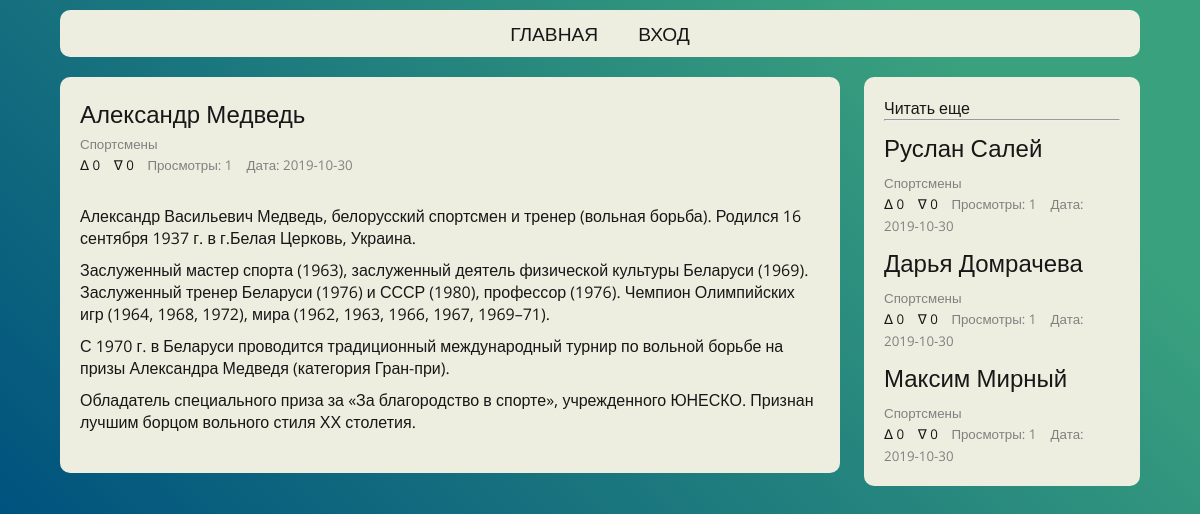
Before: /pages/article.php?id=61 with the older database file.
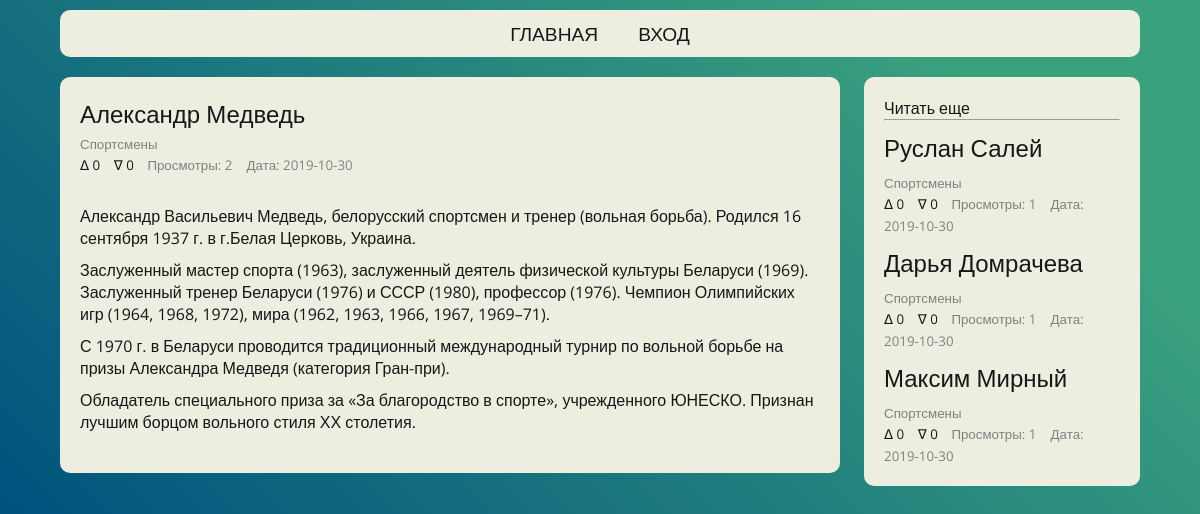
After: the same page with the newer database file.
### tables this page shows
CREATE TABLE `articles` (
  `id` int(11) NOT NULL,
  `title` varchar(255) NOT NULL,
  `text` text NOT NULL,
  `pubdate` datetime DEFAULT current_timestamp(),
  `views` int(11) NOT NULL DEFAULT 0,
  `likes` int(11) NOT NULL DEFAULT 0,
  `dislikes` int(11) NOT NULL DEFAULT 0,
  `category_id` varchar(20) NOT NULL
);

CREATE TABLE `categories` (
  `id` int(11) NOT NULL,
  `title` varchar(100) NOT NULL,
  `description` varchar(255) NOT NULL
);

### includes/post-info.php (the view, shortened to what this page needs)
<div class="post-info">
	<a class="post-title" href="article.php?id=<?php echo $post['id'] ?><?php echo @$change_info ?>">
		<span><?php echo $post['title'] ?></span>
	</a>
	<small class="categories">
		<?php
			$categories = mysqli_query($connection, 'SELECT * FROM `categories`');
			if (mysqli_num_rows($categories) > 0)
				$post_categories = $post['category_id'];
				while ($cat = mysqli_fetch_assoc($categories)) {
					if (strpos($post_categories, ' ' . $cat['id'] . ',') !== false) {
						?>
						<a href="category.php?cat=<?php echo $cat['id'] ?>"><?php echo $cat['title'] ?></a><?php
					}
				}
		?>
	</small>
	<div class="post-meta">
		<small class="likes">
			<button id="likes-<?php echo $post['id'] ?>" type="button" onclick="Rating(<?php echo $post['id'] ?>, 1, 'likes-<?php echo $post['id'] ?>')">&#5123; <?php echo $post['likes'] ?></button>
	    </small>
		<small class="dislikes">
			<button id="dislikes-<?php echo $post['id'] ?>" type="button" onclick="Rating(<?php echo $post['id'] ?>, 0, 'dislikes-<?php echo $post['id'] ?>')">&#5121; <?php echo $post['dislikes'] ?></button>
		</small>
		<small class="views">Просмотры: <?php echo $post['views'] ?></small>
		<small class="pubdate">Дата: <?php for($i = 0; $i < 10; $i++) {echo $post['pubdate'][$i];}  ?></small>
	</div>
</div>

### pages/article.php (shortened to what this page needs)
<!DOCTYPE html>
<html lang="en">
<head>
	<?php require '../includes/config.php' ?>
	<?php include '../includes/common-header.php' ?>
	<link rel="stylesheet" type="text/css" href="../css/article.css?version=1.0">
	<link rel="stylesheet" type="text/css" href="../css/post-info.css?version=1.0">
</head>
<body>
	<?php include '../includes/topnav.php'; $article_id = $_GET['id']; ?>
	<aside>
		<?php include '../includes/read-more.php' ?>
	</aside>
	<div class="content">
		<article>
			<?php
				$result = mysqli_query($connection, "SELECT * FROM `articles` WHERE `id` = $article_id");
				if (mysqli_num_rows($result) !== false) {
					$post = mysqli_fetch_assoc($result);
				include '../includes/post-info.php'
			?>
			<div class="post-content">
				<?php
					echo $post['text'];
					$id = $post['id'];
					$views = $post['views'] + 1;
					mysqli_query($connection, "UPDATE `articles` SET `views` = $views WHERE `articles`.`id` = $id;");
				}
				?>
			</div>
		</article>
	</div>
		<?php include '../includes/read-more.php' ?>
</body>
</html>

### includes/common-header.php (shortened to what this page needs)
<link rel="stylesheet" type="text/css" href="../css/main.css?version=1.0">
<link rel="stylesheet" type="text/css" href="../css/topnav.css?version=1.0">
<link rel="stylesheet" type="text/css" href="../css/aside.css?version=1.0">

### includes/topnav.php (shortened to what this page needs)
<nav>
	<?php require '../includes/get-user.php' ?>
	<ul class="topnav">
		<li><a href="home.php">ГЛАВНАЯ</a></li>
		<?php if (!isset($_SESSION['user'])) { ?>
		<li><a href="login.php">ВХОД</a></li>
		<?php } else {
		?>
		<li><a href="user.php"><?php echo $user['name'] ?></a></li>
		<?php } ?>
	</ul>
</nav>

### includes/read-more.php
<span>Читать еще</span>
<hr>
<?php
	$current_article = mysqli_fetch_assoc(mysqli_query($connection, "SELECT * FROM `articles` WHERE `id` = $article_id"));
	if ($articles = mysqli_query($connection, "SELECT * FROM `articles` ORDER BY `pubdate` DESC")) {
		if (mysqli_num_rows($articles) !== false) {
			$limit = 0;
			while ($post = mysqli_fetch_assoc($articles)) {
				if ($post['id'] != $article_id and strpos($post['category_id'], $current_article['category_id']) !== false and $limit < 6) { ?>
					<div class="read-more-item">
						<?php include '../includes/post-info.php'; ?>
					</div>
					<?php
					$limit++;
				}
			}
		}
	}

### css/main.css (style rules this page uses)
* { margin: 0; padding: 0; font-family: 'Open Sans', sans-serif; color: #171717; box-sizing: border-box; }
body { background-image: linear-gradient(45deg, #00537e 15%, #3aa17e 85%); min-height: 100vh; padding-top: 10px; }
a { text-decoration: none; }
.content { display: flex; flex-direction: column; width: 65%; float: left; margin-left: 5%; }
button { cursor: pointer; }

### css/topnav.css (style rules this page uses)
.topnav { width: 90%; background-color: #eeeee0; display: flex; justify-content: center; text-align: center; font-size: 1.2em; list-style: none; padding: 10px; margin: 0 5% 20px 5%; border-radius: 10px; flex-wrap: wrap; }
.topnav li { display: inline-block; }
.topnav a { padding: 5px 20px; }

### css/aside.css (style rules this page uses)
aside { float: right; margin-right: 5%; width: 23%; background-color: #eeeee0; padding: 20px; border-radius: 10px; }
aside a:not(:last-child) { display: block; margin-bottom: 10px; }
aside hr { margin-bottom: 10px; }

### css/article.css (style rules this page uses)
article { word-wrap: break-word; margin-bottom: 20px; background-color: #eeeee0; padding: 20px; border-radius: 10px; }
article a { color: grey; }
.post-content { margin: 20px 0; }
.post-content p { margin: 10px 0; }
.read-more-item:not(:last-child) { margin-bottom: 10px; }

### css/post-info.css (style rules this page uses)
.post-info { display: flex; flex-direction: column; }
.post-title { font-size: 24px; margin-bottom: 5px; }
.categories a { color: grey; }
.post-meta small, .post-meta a { color: grey; margin-top: 5px; }
.likes, .dislikes, .views { margin-right: 10px; }
.likes button, .dislikes button { outline: none; cursor: pointer; border: 0; background-color: transparent; }

Changed rows visible on the page:
changed articles "Александр Медведь": views "1" → "2"
